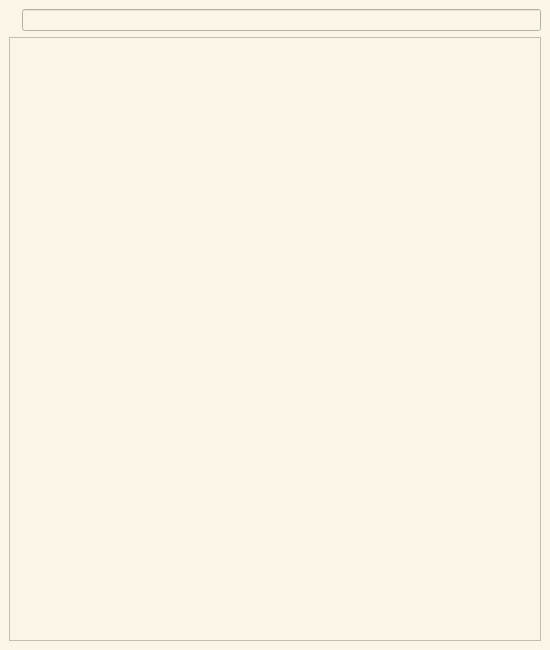
<?xml version="1.0" encoding="UTF-8"?>
<ui version="4.0">
 <class>NoteWindow</class>
 <widget class="QMainWindow" name="NoteWindow">
  <property name="geometry">
   <rect>
    <x>0</x>
    <y>0</y>
    <width>550</width>
    <height>650</height>
   </rect>
  </property>
  <property name="windowTitle">
   <string>MainWindow</string>
  </property>
  <property name="layoutDirection">
   <enum>Qt::LeftToRight</enum>
  </property>
  <widget class="QWidget" name="NoteWindow_2">
   <property name="styleSheet">
    <string notr="true">background-color: rgb(250, 245, 230);</string>
   </property>
   <layout class="QVBoxLayout" name="verticalLayout">
    <item>
     <layout class="QHBoxLayout" name="horizontalLayout">
      <item>
       <widget class="QLabel" name="saveButton">
        <property name="text">
         <string/>
        </property>
        <property name="pixmap">
         <pixmap>saveIcon.png</pixmap>
        </property>
       </widget>
      </item>
      <item>
       <widget class="QLineEdit" name="nameInput">
        <property name="maximumSize">
         <size>
          <width>16777215</width>
          <height>40</height>
         </size>
        </property>
        <property name="styleSheet">
         <string notr="true">font: 87 italic 12pt &quot;Segoe UI Black&quot;;</string>
        </property>
        <property name="maxLength">
         <number>100</number>
        </property>
        <property name="echoMode">
         <enum>QLineEdit::Normal</enum>
        </property>
       </widget>
      </item>
     </layout>
    </item>
    <item>
     <widget class="QTextEdit" name="textEdit">
      <property name="styleSheet">
       <string notr="true">font: 12pt &quot;Segoe UI&quot;;</string>
      </property>
     </widget>
    </item>
   </layout>
  </widget>
 </widget>
 <resources/>
 <connections/>
</ui>
